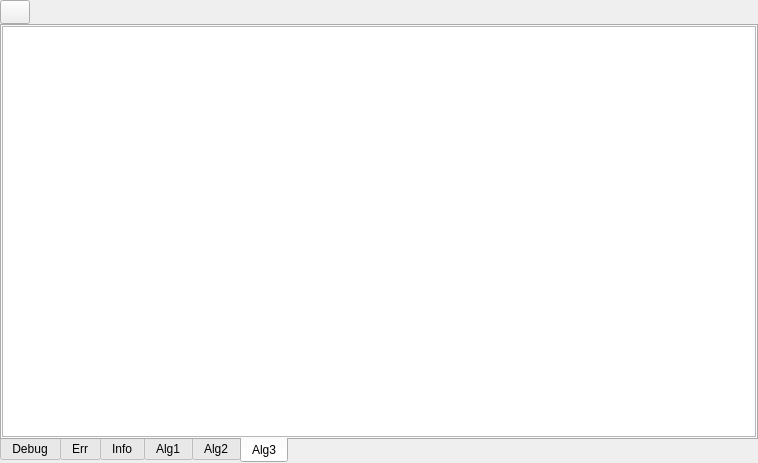
<?xml version="1.0" encoding="UTF-8"?>
<ui version="4.0">
 <class>ulog</class>
 <widget class="QWidget" name="ulog">
  <property name="geometry">
   <rect>
    <x>0</x>
    <y>0</y>
    <width>758</width>
    <height>463</height>
   </rect>
  </property>
  <property name="windowTitle">
   <string>Form</string>
  </property>
  <layout class="QVBoxLayout" name="verticalLayout">
   <property name="spacing">
    <number>0</number>
   </property>
   <property name="leftMargin">
    <number>0</number>
   </property>
   <property name="topMargin">
    <number>0</number>
   </property>
   <property name="rightMargin">
    <number>0</number>
   </property>
   <property name="bottomMargin">
    <number>0</number>
   </property>
   <item>
    <layout class="QHBoxLayout" name="horizontalLayout">
     <item>
      <widget class="QPushButton" name="pushButton">
       <property name="minimumSize">
        <size>
         <width>25</width>
         <height>24</height>
        </size>
       </property>
       <property name="maximumSize">
        <size>
         <width>30</width>
         <height>24</height>
        </size>
       </property>
       <property name="styleSheet">
        <string notr="true">
background-image: url(:/image/clear.png);</string>
       </property>
       <property name="text">
        <string/>
       </property>
      </widget>
     </item>
     <item>
      <spacer name="horizontalSpacer">
       <property name="orientation">
        <enum>Qt::Horizontal</enum>
       </property>
       <property name="sizeHint" stdset="0">
        <size>
         <width>40</width>
         <height>20</height>
        </size>
       </property>
      </spacer>
     </item>
    </layout>
   </item>
   <item>
    <widget class="QTabWidget" name="tabWidget">
     <property name="tabPosition">
      <enum>QTabWidget::South</enum>
     </property>
     <property name="currentIndex">
      <number>5</number>
     </property>
     <widget class="QWidget" name="tab">
      <attribute name="title">
       <string>Debug</string>
      </attribute>
      <layout class="QVBoxLayout" name="verticalLayout_2">
       <property name="spacing">
        <number>0</number>
       </property>
       <property name="leftMargin">
        <number>0</number>
       </property>
       <property name="topMargin">
        <number>0</number>
       </property>
       <property name="rightMargin">
        <number>0</number>
       </property>
       <property name="bottomMargin">
        <number>0</number>
       </property>
       <item>
        <widget class="QPlainTextEdit" name="plainTextEdit_debug"/>
       </item>
      </layout>
     </widget>
     <widget class="QWidget" name="tab_2">
      <attribute name="title">
       <string>Err</string>
      </attribute>
      <layout class="QVBoxLayout" name="verticalLayout_3">
       <property name="spacing">
        <number>0</number>
       </property>
       <property name="leftMargin">
        <number>0</number>
       </property>
       <property name="topMargin">
        <number>0</number>
       </property>
       <property name="rightMargin">
        <number>0</number>
       </property>
       <property name="bottomMargin">
        <number>0</number>
       </property>
       <item>
        <widget class="QPlainTextEdit" name="plainTextEdit_Err"/>
       </item>
      </layout>
     </widget>
     <widget class="QWidget" name="tab_3">
      <attribute name="title">
       <string>Info</string>
      </attribute>
      <layout class="QVBoxLayout" name="verticalLayout_4">
       <property name="spacing">
        <number>0</number>
       </property>
       <property name="leftMargin">
        <number>0</number>
       </property>
       <property name="topMargin">
        <number>0</number>
       </property>
       <property name="rightMargin">
        <number>0</number>
       </property>
       <property name="bottomMargin">
        <number>0</number>
       </property>
       <item>
        <widget class="QPlainTextEdit" name="plainTextEdit_Info"/>
       </item>
      </layout>
     </widget>
     <widget class="QWidget" name="tab_4">
      <attribute name="title">
       <string>Alg1</string>
      </attribute>
      <layout class="QVBoxLayout" name="verticalLayout_5">
       <property name="spacing">
        <number>0</number>
       </property>
       <property name="leftMargin">
        <number>0</number>
       </property>
       <property name="topMargin">
        <number>0</number>
       </property>
       <property name="rightMargin">
        <number>0</number>
       </property>
       <property name="bottomMargin">
        <number>0</number>
       </property>
       <item>
        <widget class="QPlainTextEdit" name="plainTextEdit_Alg1"/>
       </item>
      </layout>
     </widget>
     <widget class="QWidget" name="tab_5">
      <attribute name="title">
       <string>Alg2</string>
      </attribute>
      <layout class="QVBoxLayout" name="verticalLayout_6">
       <property name="spacing">
        <number>0</number>
       </property>
       <property name="leftMargin">
        <number>0</number>
       </property>
       <property name="topMargin">
        <number>0</number>
       </property>
       <property name="rightMargin">
        <number>0</number>
       </property>
       <property name="bottomMargin">
        <number>0</number>
       </property>
       <item>
        <widget class="QPlainTextEdit" name="plainTextEdit_ALg2"/>
       </item>
      </layout>
     </widget>
     <widget class="QWidget" name="tab_6">
      <attribute name="title">
       <string>Alg3</string>
      </attribute>
      <layout class="QVBoxLayout" name="verticalLayout_7">
       <property name="spacing">
        <number>0</number>
       </property>
       <property name="leftMargin">
        <number>0</number>
       </property>
       <property name="topMargin">
        <number>0</number>
       </property>
       <property name="rightMargin">
        <number>0</number>
       </property>
       <property name="bottomMargin">
        <number>0</number>
       </property>
       <item>
        <widget class="QPlainTextEdit" name="plainTextEdit_Alg3"/>
       </item>
      </layout>
     </widget>
    </widget>
   </item>
  </layout>
 </widget>
 <resources/>
 <connections/>
</ui>
